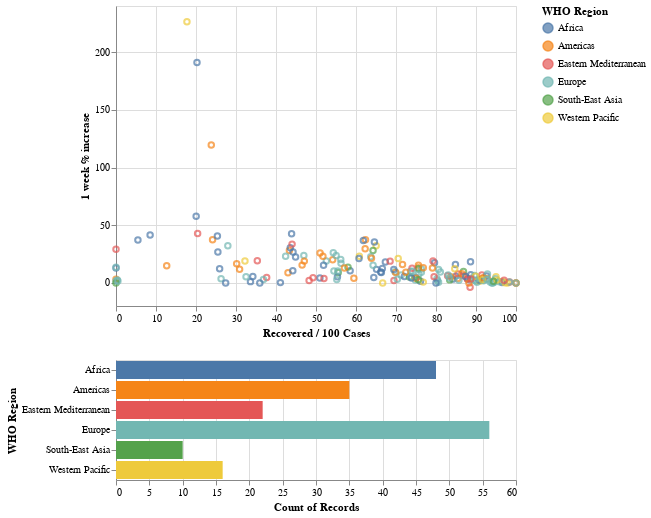

Write notebook code for a chart like this one.
### Code cell
RecoveredIncreasePoints = alt.Chart(df).mark_point().encode(
    x=alt.X('Recovered / 100 Cases'),
    y=alt.Y('1 week % increase'),
    color=alt.condition(brush, 'WHO Region', alt.value('lightgray')),
    tooltip=['1 week % increase']
).add_selection(
    brush
)

RecoveredIncreaseBars = alt.Chart(df).mark_bar().encode(
    y='WHO Region:N',
    color='WHO Region:N',
    x='count(WHO Region):Q'
).transform_filter(
    brush
)

RecoveredIncreasePoints & RecoveredIncreaseBars

### Figure 1 — Vega-Lite specification as saved in the notebook (floating-point values rounded to 4 significant figures; data arrays with more than 128 entries replaced by an {"elided": "..."} marker saying what was removed)
{"config": {"view": {"continuousWidth": 400, "continuousHeight": 300}}, "vconcat": [{"mark": "point", "encoding": {"color": {"condition": {"type": "nominal", "field": "WHO Region", "selection": "selector003"}, "value": "lightgray"}, "tooltip": [{"type": "quantitative", "field": "1 week % increase"}], "x": {"type": "quantitative", "field": "Recovered / 100 Cases"}, "y": {"type": "quantitative", "field": "1 week % increase"}}, "selection": {"selector003": {"type": "interval"}}}, {"mark": "bar", "encoding": {"color": {"type": "nominal", "field": "WHO Region"}, "x": {"type": "quantitative", "aggregate": "count", "field": "WHO Region"}, "y": {"type": "nominal", "field": "WHO Region"}}, "transform": [{"filter": {"selection": "selector003"}}]}], "data": {"name": "data-e79b48095e3b83ea93996f6561fb9c42"}, "$schema": "https://vega.github.io/schema/vega-lite/v4.8.1.json", "datasets": {"data-e79b48095e3b83ea93996f6561fb9c42": {"elided": "187 records"}}}
